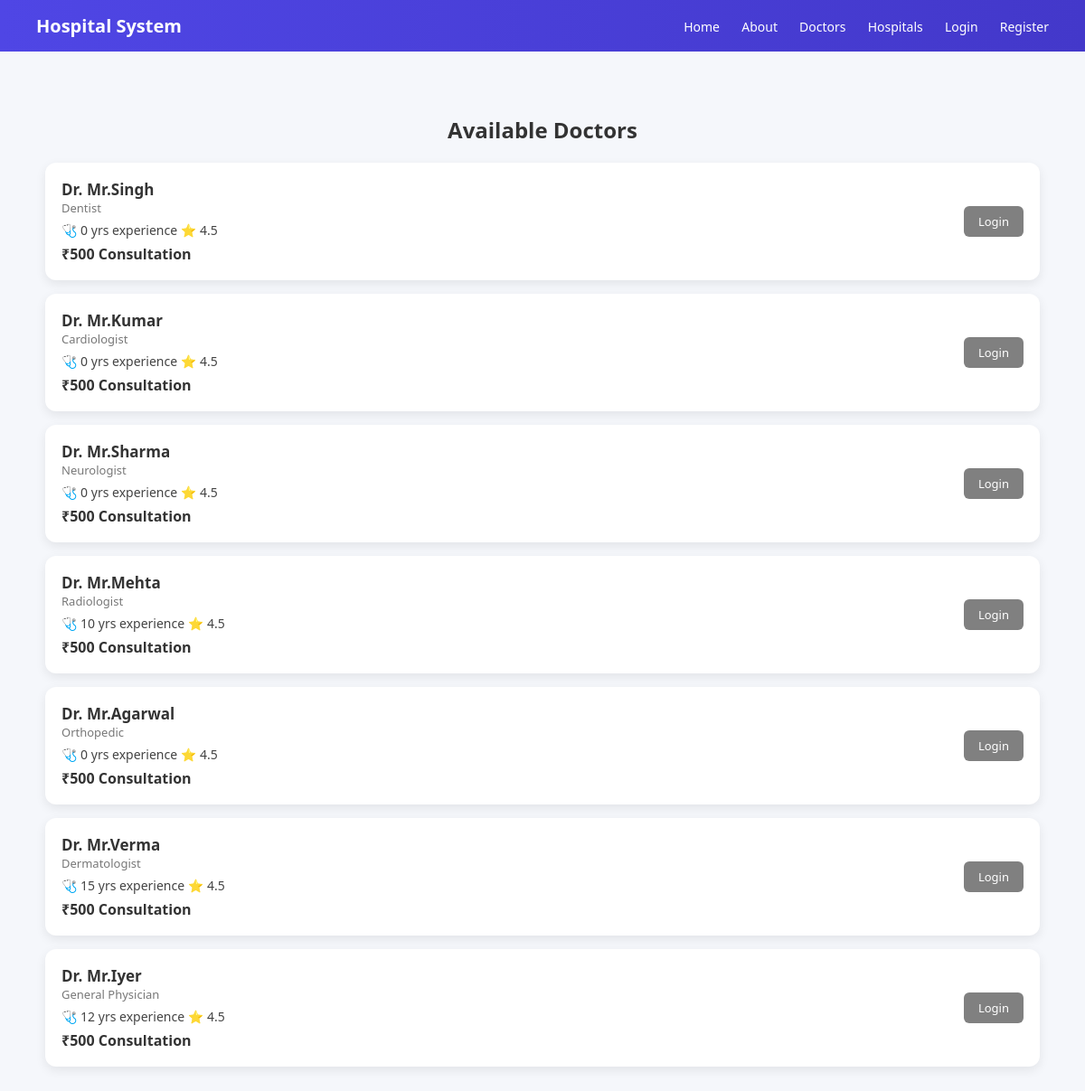
The app's page /doctors/ with its own data.
### hospital/models.py (models this page shows, shortened)
class Doctor(models.Model):
    name = models.CharField(max_length=100)
    specialization = models.CharField(max_length=100)
    experience = models.IntegerField()
    fee = models.IntegerField()
    rating = models.FloatField(default=4.5)

### hospital/views.py (the view)
# urls.py: path('doctors/', views.doctor_list, name='doctors'),
def doctor_list(request):
    doctors = Doctor.objects.all()
    return render(request, 'doctor_list.html', {'doctors': doctors})

### hospital/templates/doctor_list.html
{% extends 'base.html' %}
{% block content %}
<h2 style="text-align:center; margin-bottom:20px;">Available Doctors</h2>
{% for doctor in doctors %}
<div class="card">
    <div>
        <div class="card-title">
            Dr. {{ doctor.name }}
        </div>
        <div class="card-sub">
            {{ doctor.specialization }}
        </div>
        <div style="font-size:14px; color:#444; margin-top:6px;">
            🩺 {{ doctor.experience }} yrs experience
            ⭐ {{ doctor.rating }}
        </div>
        <div style="font-weight:bold; margin-top:6px;">
            ₹{{ doctor.fee }} Consultation
        </div>
    </div>
    {% if user.is_authenticated %}
        <a href="{% url 'book' doctor.id %}" class="btn">
            Book
        </a>
    {% else %}
        <a href="{% url 'login' %}" class="btn" style="background:gray;">
            Login
        </a>
    {% endif %}
</div>
{% empty %}
<p style="text-align:center;">No doctors available.</p>
{% endfor %}
{% endblock %}

### hospital/templates/base.html (style rules this page uses)
:root { --primary: #4f46e5; --bg: #f5f7fb; --text: #333; }
body { margin: 0; font-family: 'Segoe UI', sans-serif; background: var(--bg); color: var(--text); }
.card { background: white; border-radius: 12px; padding: 18px; margin-bottom: 15px; display: flex; justify-content: space-between; align-items: center; box-shadow: 0 4px 12px rgba(0,0,0,0.08); transition: all 0.25s ease; }
.card-title { font-weight: 600; font-size: 17px; }
.card-sub { font-size: 13px; color: #777; }
.btn { text-decoration: none; background: var(--primary); color: white; padding: 8px 16px; border-radius: 6px; font-size: 13px; transition: 0.2s; }

### records on screen
Doctor: name "Mr.Singh", specialization "Dentist", experience "0", rating "4.5", fee "500"
Doctor: name "Mr.Kumar", specialization "Cardiologist", experience "0", rating "4.5", fee "500"
Doctor: name "Mr.Sharma", specialization "Neurologist", experience "0", rating "4.5", fee "500"
Doctor: name "Mr.Mehta", specialization "Radiologist", experience "10", rating "4.5", fee "500"
Doctor: name "Mr.Agarwal", specialization "Orthopedic", experience "0", rating "4.5", fee "500"
Doctor: name "Mr.Verma", specialization "Dermatologist", experience "15", rating "4.5", fee "500"
Doctor: name "Mr.Iyer", specialization "General Physician", experience "12", rating "4.5", fee "500"
